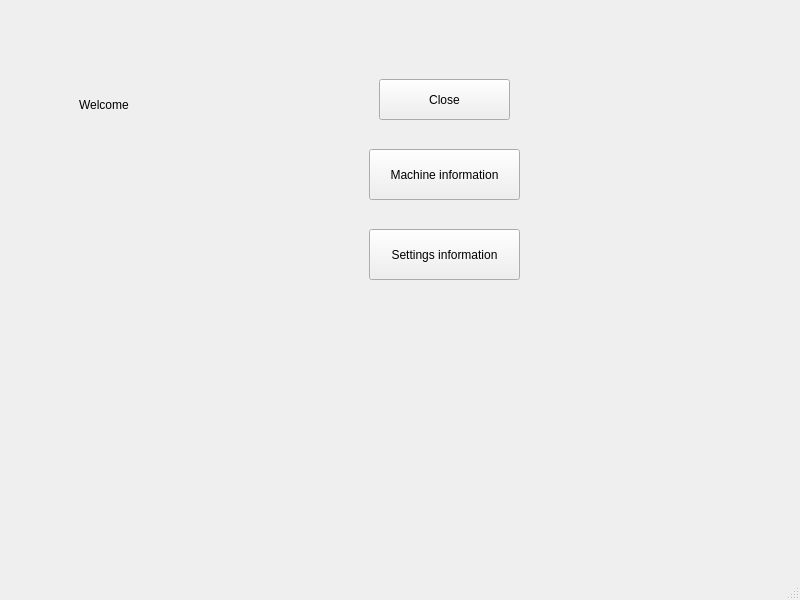
<?xml version="1.0" encoding="UTF-8"?>
<ui version="4.0">
 <class>MainWindow</class>
 <widget class="QMainWindow" name="MainWindow">
  <property name="geometry">
   <rect>
    <x>0</x>
    <y>0</y>
    <width>800</width>
    <height>600</height>
   </rect>
  </property>
  <property name="windowTitle">
   <string>MainWindow</string>
  </property>
  <widget class="QWidget" name="centralwidget">
   <layout class="QGridLayout" name="gridLayout">
    <item row="0" column="0">
     <widget class="QStackedWidget" name="stackedWidget">
      <widget class="QWidget" name="page">
       <widget class="QLabel" name="label">
        <property name="geometry">
         <rect>
          <x>70</x>
          <y>70</y>
          <width>111</width>
          <height>51</height>
         </rect>
        </property>
        <property name="text">
         <string>Welcome</string>
        </property>
       </widget>
       <widget class="QPushButton" name="pushButton">
        <property name="geometry">
         <rect>
          <x>360</x>
          <y>140</y>
          <width>151</width>
          <height>51</height>
         </rect>
        </property>
        <property name="text">
         <string>Machine information</string>
        </property>
       </widget>
       <widget class="QPushButton" name="pushButton_2">
        <property name="geometry">
         <rect>
          <x>360</x>
          <y>220</y>
          <width>151</width>
          <height>51</height>
         </rect>
        </property>
        <property name="text">
         <string>Settings information</string>
        </property>
       </widget>
       <widget class="QPushButton" name="pushButton_3">
        <property name="geometry">
         <rect>
          <x>370</x>
          <y>70</y>
          <width>131</width>
          <height>41</height>
         </rect>
        </property>
        <property name="text">
         <string>Close</string>
        </property>
       </widget>
      </widget>
     </widget>
    </item>
   </layout>
  </widget>
  <widget class="QMenuBar" name="menubar">
   <property name="geometry">
    <rect>
     <x>0</x>
     <y>0</y>
     <width>800</width>
     <height>22</height>
    </rect>
   </property>
  </widget>
  <widget class="QStatusBar" name="statusbar"/>
 </widget>
 <resources/>
 <connections/>
</ui>
